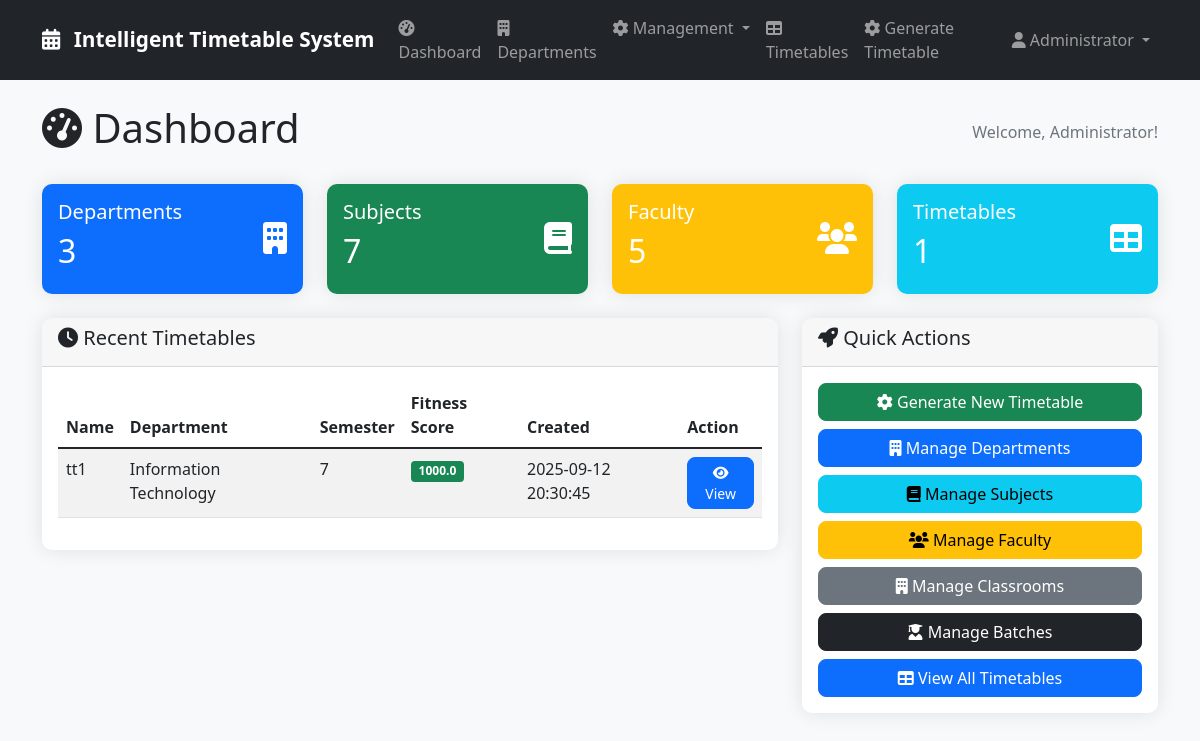
The page /dashboard (signed in) on the database as committed earlier.
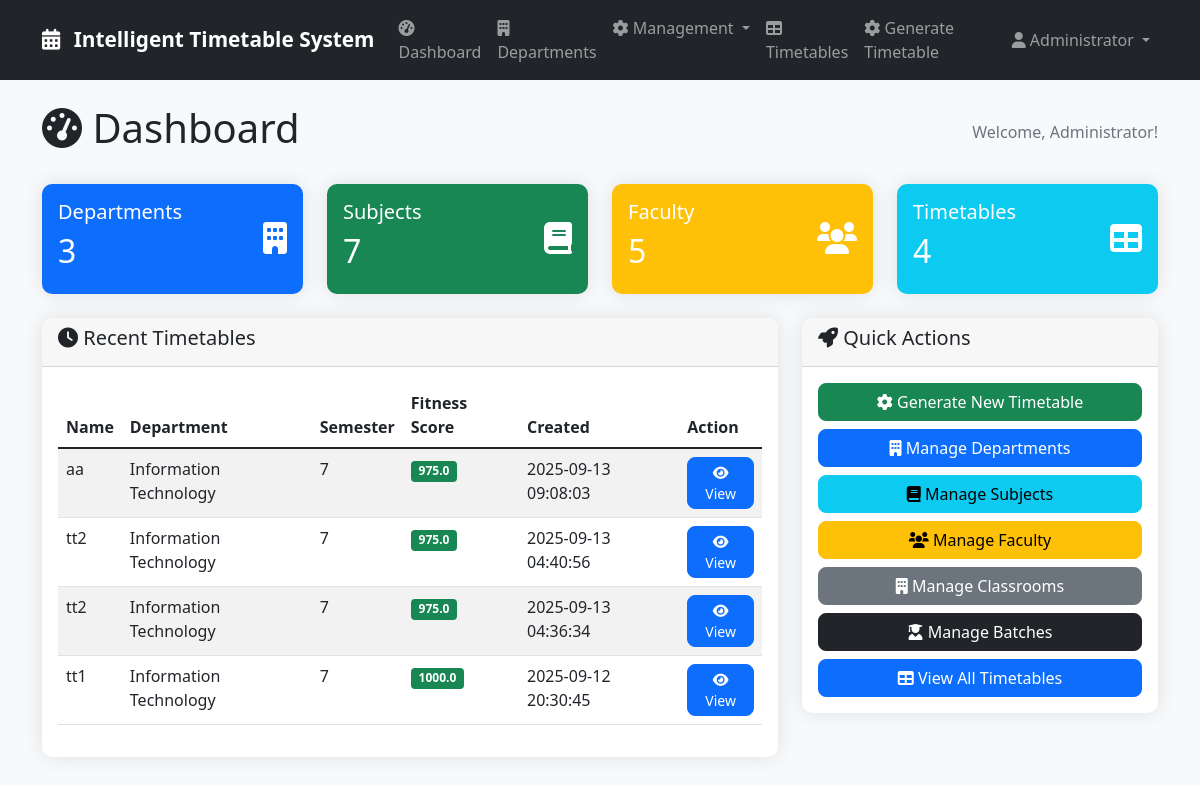
The same page on the database as committed later.
### tables this page shows
CREATE TABLE timetables (
            id INTEGER PRIMARY KEY AUTOINCREMENT,
            name TEXT NOT NULL,
            department_id INTEGER,
            semester INTEGER,
            fitness_score REAL,
            generated_by INTEGER,
            created_at DATETIME DEFAULT CURRENT_TIMESTAMP,
            FOREIGN KEY (department_id) REFERENCES departments (id),
            FOREIGN KEY (generated_by) REFERENCES users (id)
        );

CREATE TABLE departments (
            id INTEGER PRIMARY KEY AUTOINCREMENT,
            name TEXT NOT NULL,
            code TEXT UNIQUE NOT NULL,
            created_at DATETIME DEFAULT CURRENT_TIMESTAMP
        );

### app.py (the view)
@app.route('/dashboard')
@login_required
def dashboard():
    conn = sqlite3.connect('timetable.db')
    conn.row_factory = sqlite3.Row
    cursor = conn.cursor()
    cursor.execute('SELECT COUNT(*) as count FROM departments')
    dept_count = cursor.fetchone()['count']
    cursor.execute('SELECT COUNT(*) as count FROM subjects')
    sub_count = cursor.fetchone()['count']
    cursor.execute('SELECT COUNT(*) as count FROM faculty')
    faculty_count = cursor.fetchone()['count']
    cursor.execute('SELECT COUNT(*) as count FROM timetables')
    timetable_count = cursor.fetchone()['count']
    cursor.execute('''
        SELECT t.*, d.name as department_name
        FROM timetables t
        LEFT JOIN departments d ON t.department_id = d.id
        ORDER BY t.created_at DESC
        LIMIT 5
    ''')
    recent_timetables = cursor.fetchall()
    conn.close()
    stats = {
        'departments': dept_count,
        'subjects': sub_count,
        'faculty': faculty_count,
        'timetables': timetable_count
    }
    return render_template('dashboard.html', stats=stats, recent_timetables=recent_timetables)

### app.py (called while the page is built)
def login_required(f):
    @wraps(f)
    def decorated_function(*args, **kwargs):
        if 'user_id' not in session:
            flash('Please log in to access this page.', 'error')
            return redirect(url_for('login'))
        return f(*args, **kwargs)
    return decorated_function

@app.context_processor
def utility_processor():
    return dict(get_faculty_subjects=get_faculty_subjects)

### templates/dashboard.html (shortened to what this page needs)
{% extends "base.html" %}
{% block content %}
<div class="d-flex justify-content-between align-items-center mb-4">
    <h1><i class="fas fa-tachometer-alt"></i> Dashboard</h1>
    <div class="text-muted">Welcome, {{ session.full_name or session.username }}!</div>
</div>
<div class="row mb-4">
    <div class="col-md-3">
        <div class="card bg-primary text-white">
            <div class="card-body">
                <div class="d-flex justify-content-between">
                    <div>
                        <h5>Departments</h5>
                        <h2>{{ stats.departments }}</h2>
                    </div>
                    <div class="align-self-center">
                        <i class="fas fa-building fa-2x"></i>
                    </div>
                </div>
            </div>
        </div>
    </div>
    <div class="col-md-3">
        <div class="card bg-success text-white">
            <div class="card-body">
                <div class="d-flex justify-content-between">
                    <div>
                        <h5>Subjects</h5>
                        <h2>{{ stats.subjects }}</h2>
                    </div>
                    <div class="align-self-center">
                        <i class="fas fa-book fa-2x"></i>
                    </div>
                </div>
            </div>
        </div>
    </div>
    <div class="col-md-3">
        <div class="card bg-warning text-white">
            <div class="card-body">
                <div class="d-flex justify-content-between">
                    <div>
                        <h5>Faculty</h5>
                        <h2>{{ stats.faculty }}</h2>
                    </div>
                    <div class="align-self-center">
                        <i class="fas fa-users fa-2x"></i>
                    </div>
                </div>
            </div>
        </div>
    </div>
    <div class="col-md-3">
        <div class="card bg-info text-white">
            <div class="card-body">
                <div class="d-flex justify-content-between">
                    <div>
                        <h5>Timetables</h5>
                        <h2>{{ stats.timetables }}</h2>
                    </div>
                    <div class="align-self-center">
                        <i class="fas fa-table fa-2x"></i>
                    </div>
                </div>
            </div>
        </div>
    </div>
</div>
<div class="row">
    <div class="col-md-8">
        <div class="card">
            <div class="card-header">
                <h5><i class="fas fa-clock"></i> Recent Timetables</h5>
            </div>
            <div class="card-body">
                {% if recent_timetables %}
                    <div class="table-responsive">
                        <table class="table table-striped">
                            <thead>
                                <tr>
                                    <th>Name</th>
                                    <th>Department</th>
                                    <th>Semester</th>
                                    <th>Fitness Score</th>
                                    <th>Created</th>
                                    <th>Action</th>
                                </tr>
                            </thead>
                            <tbody>
                                {% for timetable in recent_timetables %}
                                <tr>
                                    <td>{{ timetable.name }}</td>
                                    <td>{{ timetable.department_name or 'N/A' }}</td>
                                    <td>{{ timetable.semester }}</td>
                                    <td>
                                        {% if timetable.fitness_score %}
                                            <span class="badge bg-{{ 'success' if timetable.fitness_score > 800 else 'warning' if timetable.fitness_score > 600 else 'danger' }}">
                                                {{ "%.1f"|format(timetable.fitness_score) }}
                                            </span>
                                        {% endif %}
                                    </td>
                                    <td>{{ timetable.created_at }}</td>
                                    <td>
                                        <a href="{{ url_for('view_timetable', timetable_id=timetable.id) }}" class="btn btn-sm btn-primary">
                                            <i class="fas fa-eye"></i> View
                                        </a>
                                    </td>
                                </tr>
                                {% endfor %}
                            </tbody>
                        </table>
                    </div>
                {% else %}
                    <p class="text-muted">No timetables generated yet.</p>
                {% endif %}
            </div>
        </div>
    </div>
<div class="col-md-4">
    <div class="card">
        <div class="card-header">
            <h5><i class="fas fa-rocket"></i> Quick Actions</h5>
        </div>
        <div class="card-body">
            <div class="d-grid gap-2">
                <a href="{{ url_for('generate_timetable') }}" class="btn btn-success">
                    <i class="fas fa-cog"></i> Generate New Timetable
                </a>
                <a href="{{ url_for('departments') }}" class="btn btn-primary">
                    <i class="fas fa-building"></i> Manage Departments
                </a>
                <a href="{{ url_for('subjects') }}" class="btn btn-info">
                    <i class="fas fa-book"></i> Manage Subjects
                </a>
                <a href="{{ url_for('faculty') }}" class="btn btn-warning">
                    <i class="fas fa-users"></i> Manage Faculty
                </a>
                <a href="{{ url_for('classrooms') }}" class="btn btn-secondary">
                    <i class="fas fa-building"></i> Manage Classrooms
                </a>
                <a href="{{ url_for('batches') }}" class="btn btn-dark">
                    <i class="fas fa-user-graduate"></i> Manage Batches
                </a>
                <a href="{{ url_for('timetables') }}" class="btn btn-primary">
                    <i class="fas fa-table"></i> View All Timetables
                </a>
            </div>
        </div>
    </div>
</div>
</div>
{% endblock %}

### templates/base.html (shortened to what this page needs)
<!DOCTYPE html>
<html lang="en">
<head>
    <link href="https://cdn.jsdelivr.net/npm/bootstrap@5.1.3/dist/css/bootstrap.min.css" rel="stylesheet">
    <link href="https://cdnjs.cloudflare.com/ajax/libs/font-awesome/6.0.0/css/all.min.css" rel="stylesheet">
    <link href="{{ url_for('static', filename='css/style.css') }}" rel="stylesheet">
</head>
<body>
    <nav class="navbar navbar-expand-lg navbar-dark bg-dark">
        <div class="container">
            <a class="navbar-brand" href="{{ url_for('dashboard') }}">
                <i class="fas fa-calendar-alt me-2"></i>
                Intelligent Timetable System
            </a>
            {% if session.user_id %}
<div class="collapse navbar-collapse" id="navbarNav">
    <ul class="navbar-nav me-auto">
        <li class="nav-item">
            <a class="nav-link" href="{{ url_for('dashboard') }}">
                <i class="fas fa-tachometer-alt"></i> Dashboard
            </a>
        </li>
        <li class="nav-item">
            <a class="nav-link" href="{{ url_for('departments') }}">
                <i class="fas fa-building"></i> Departments
            </a>
        </li>
        <li class="nav-item dropdown">
            <a class="nav-link dropdown-toggle" href="#" role="button" data-bs-toggle="dropdown">
                <i class="fas fa-cog"></i> Management
            </a>
        </li>
        <li class="nav-item">
            <a class="nav-link" href="{{ url_for('timetables') }}">
                <i class="fas fa-table"></i> Timetables
            </a>
        </li>
        <li class="nav-item">
            <a class="nav-link" href="{{ url_for('generate_timetable') }}">
                <i class="fas fa-cog"></i> Generate Timetable
            </a>
        </li>
    </ul>
    <ul class="navbar-nav">
        <li class="nav-item dropdown">
            <a class="nav-link dropdown-toggle" href="#" role="button" data-bs-toggle="dropdown">
                <i class="fas fa-user"></i> {{ session.full_name or session.username }}
            </a>
        </li>
    </ul>
</div>
            {% endif %}
        </div>
    </nav>
    <main class="container mt-4">
        {% block content %}{% endblock %}
    </main>
</body>
</html>

### static/css/style.css (style rules this page uses)
:root { --primary-color: #007bff; --secondary-color: #6c757d; --success-color: #28a745; --danger-color: #dc3545; --warning-color: #ffc107; --info-color: #17a2b8; }
body { background-color: #f8f9fa; font-family: 'Segoe UI', Tahoma, Geneva, Verdana, sans-serif; }
.navbar-brand { font-weight: bold; font-size: 1.3rem; }
.card { border: none; border-radius: 10px; box-shadow: 0 0 20px rgba(0, 0, 0, 0.1); transition: transform 0.2s; }
.card-header { border-radius: 10px 10px 0 0 !important; font-weight: 600; }
.btn { border-radius: 8px; font-weight: 500; transition: all 0.3s; }
.table-responsive { border-radius: 10px; overflow: hidden; }

Rows that differ between the two databases and show on the page:
added timetables: name "aa", name "Information Technology", semester "7", fitness_score "975.0", created_at "2025-09-13 09:08:03"
added timetables: name "tt2", name "Information Technology", semester "7", fitness_score "975.0", created_at "2025-09-13 04:40:56"
added timetables: name "tt2", name "Information Technology", semester "7", fitness_score "975.0", created_at "2025-09-13 04:36:34"
Other text that changed with them:
{{ stats.timetables }}: "1" → "4"
